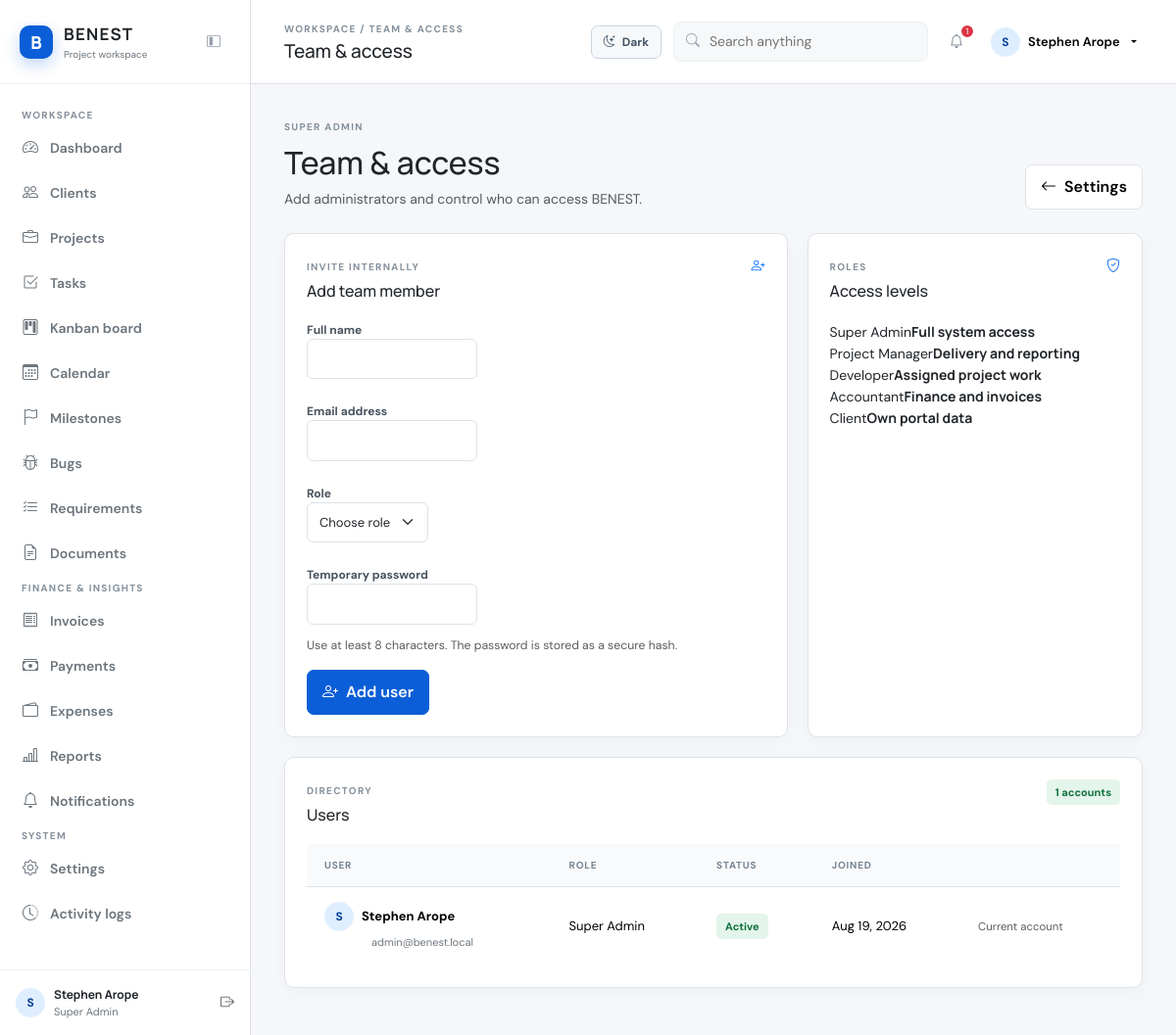
The page /settings/users.php (signed in) on the database its author committed.
### tables this page shows
CREATE TABLE `users` (
  `id` int(10) UNSIGNED NOT NULL,
  `role_id` int(10) UNSIGNED NOT NULL,
  `name` varchar(120) NOT NULL,
  `email` varchar(190) NOT NULL,
  `password_hash` varchar(255) NOT NULL,
  `status` enum('active','inactive') NOT NULL DEFAULT 'active',
  `created_at` timestamp NOT NULL DEFAULT current_timestamp()
);

CREATE TABLE `roles` (
  `id` int(10) UNSIGNED NOT NULL,
  `name` varchar(80) NOT NULL
);

### config/config.php (called while the page is built, shortened)
<?php
function e(?string $value): string { return htmlspecialchars($value ?? '', ENT_QUOTES, 'UTF-8'); }
function url(string $path = ''): string { return BASE_URL . '/' . ltrim($path, '/'); }

### includes/auth-check.php (called while the page is built, shortened)
<?php
function current_user(): array { return $_SESSION['user']; }

### settings/users.php (the view, shortened to what this page needs)
<?php
require_once __DIR__ . '/../includes/header.php';
$users = $pdo->query('SELECT u.id, u.name, u.email, u.status, u.created_at, r.name AS role_name FROM users u JOIN roles r ON r.id = u.role_id ORDER BY u.status DESC, u.name')->fetchAll();
?>
<div class="d-flex justify-content-between align-items-end mb-4"><div><span class="section-kicker">Super Admin</span><h2 class="mt-2">Team & access</h2><p class="text-muted mb-0">Add administrators and control who can access BENEST.</p></div><a href="<?= url('settings/') ?>" class="btn btn-light"><i class="bi bi-arrow-left me-2"></i>Settings</a></div>
<div class="dashboard-grid"><section class="panel"><div class="panel-heading"><div><span class="section-kicker">Invite internally</span><h3>Add team member</h3></div><i class="bi bi-person-plus text-primary"></i></div><form method="post"><input type="hidden" name="csrf" value="<?= e(csrf_token()) ?>"><input type="hidden" name="action" value="create"><div class="mb-3"><label class="form-label">Full name<input name="name" class="form-control" required></label></div><div class="mb-3"><label class="form-label">Email address<input name="email" type="email" class="form-control" required></label></div><div class="mb-3"><label class="form-label">Role<select name="role_id" class="form-select" required><option value="">Choose role</option><?php foreach ($roles as $role): ?><option value="<?= $role['id'] ?>"><?= e($role['name']) ?></option><?php endforeach; ?></select></label></div><div class="mb-3"><label class="form-label">Temporary password<input name="password" type="password" minlength="8" class="form-control" required></label><div class="form-text">Use at least 8 characters. The password is stored as a secure hash.</div></div><button class="btn btn-primary" type="submit"><i class="bi bi-person-plus me-2"></i>Add user</button></form></section><section class="panel"><div class="panel-heading"><div><span class="section-kicker">Roles</span><h3>Access levels</h3></div><i class="bi bi-shield-check text-primary"></i></div><div class="setting-row"><span>Super Admin</span><strong>Full system access</strong></div><div class="setting-row"><span>Project Manager</span><strong>Delivery and reporting</strong></div><div class="setting-row"><span>Developer</span><strong>Assigned project work</strong></div><div class="setting-row"><span>Accountant</span><strong>Finance and invoices</strong></div><div class="setting-row"><span>Client</span><strong>Own portal data</strong></div></section></div>
<section class="panel"><div class="panel-heading"><div><span class="section-kicker">Directory</span><h3>Users</h3></div><span class="status-badge status-healthy"><?= count($users) ?> accounts</span></div><div class="table-responsive"><table class="table"><thead><tr><th>User</th><th>Role</th><th>Status</th><th>Joined</th><th></th></tr></thead><tbody><?php foreach ($users as $user): ?><tr><td><span class="avatar me-2"><?= e(strtoupper(substr($user['name'], 0, 1))) ?></span><span class="table-title"><?= e($user['name']) ?></span><span class="table-subtitle ms-5"><?= e($user['email']) ?></span></td><td><?= e($user['role_name']) ?></td><td><span class="status-badge status-<?= $user['status'] === 'active' ? 'healthy' : 'not-started' ?>"><?= e(ucfirst($user['status'])) ?></span></td><td><?= e(date('M d, Y', strtotime($user['created_at']))) ?></td><td><?php if ((int) $user['id'] !== (int) current_user()['id']): ?><form method="post"><input type="hidden" name="csrf" value="<?= e(csrf_token()) ?>"><input type="hidden" name="action" value="toggle"><input type="hidden" name="user_id" value="<?= $user['id'] ?>"><button class="btn btn-sm btn-light" type="submit"><?= $user['status'] === 'active' ? 'Deactivate' : 'Activate' ?></button></form><?php else: ?><span class="text-muted small">Current account</span><?php endif; ?></td></tr><?php endforeach; ?></tbody></table></div></section>
<?php require_once __DIR__ . '/../includes/footer.php'; ?>

### assets/css/app.css (style rules this page uses)
:root { --blue:#0B5ED7;--dark-blue:#084298;--light-blue:#EAF3FF;--ink:#212529;--muted:#6C757D;--surface:#fff;--canvas:#f5f7fa;--border:#DEE2E6;--green:#198754;--amber:#d97706;--red:#dc3545;--shadow:0 12px 34px rgba(27,48,72,.08) }
* { box-sizing:border-box }
body { margin:0;background:var(--canvas);color:var(--ink);font-family:'DM Sans',sans-serif;font-size:14px }
h1,h2,h3,h4,strong,.brand strong { font-family:'Manrope',sans-serif }
a { color:inherit;text-decoration:none }
.nav-label,.section-kicker,.eyebrow { font-size:10px;letter-spacing:.13em;text-transform:uppercase;color:#84909c;font-weight:700 }
.avatar { width:30px;height:30px;display:inline-grid;place-items:center;border-radius:50%;background:#dfeeff;color:var(--dark-blue);font-weight:700;font-size:12px }
.btn { border-radius:7px;font-weight:600;padding:10px 15px }
.btn-primary { background:var(--blue);border-color:var(--blue) }
.btn-light { background:#fff;border:1px solid var(--border) }
.dashboard-grid { display:grid;grid-template-columns:1.5fr 1fr;gap:20px;margin-bottom:20px }
.panel { background:#fff;border:1px solid var(--border);border-radius:10px;padding:22px;box-shadow:0 5px 18px rgba(27,48,72,.03) }
.panel-heading { display:flex;justify-content:space-between;align-items:start;margin-bottom:20px }
.panel-heading h3 { font-size:16px;margin:6px 0 0 }
.status-badge { display:inline-block;padding:5px 9px;border-radius:5px;font-size:11px;font-weight:700 }
.status-healthy,.status-completed,.status-testing,.status-done { background:#e4f5eb;color:#11713f }
.table { margin:0 }
.table th { background:#f8fafb;color:#758391;font-size:10px;text-transform:uppercase;letter-spacing:.08em;padding:14px 18px;border-bottom:1px solid var(--border) }
.table td { padding:15px 18px;vertical-align:middle;border-color:#eef1f3;font-size:13px }
.table tr:last-child td { border-bottom:0 }
.table-title { font-weight:700 }
.table-subtitle { display:block;color:var(--muted);font-size:11px;margin-top:3px }
.form-label { font-size:12px;font-weight:700;color:#47525d }
.form-control,.form-select { border-color:var(--border);border-radius:6px;padding:10px 12px;font-size:13px }

### rows shown on the page
users: name "S", name "Stephen Arope", email "admin@benest.local", role.name "Super Admin", status "Active", created_at "Aug 19, 2026", shows "Current account"

### other values the page prints
$item[1] "Dashboard"
$item[1] "Clients"
$item[1] "Projects"
$item[1] "Tasks"
$item[1] "Kanban board"
$item[1] "Calendar"
$item[1] "Milestones"
$item[1] "Bugs"
$item[1] "Requirements"
$item[1] "Documents"
$item[1] "Invoices"
$item[1] "Payments"
$item[1] "Expenses"
$item[1] "Reports"
$item[1] "Notifications"
